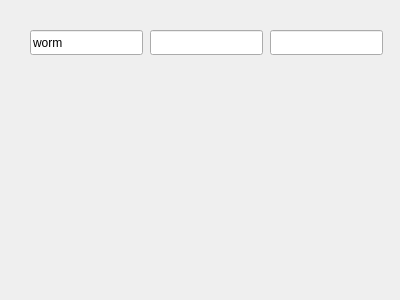
<?xml version="1.0" encoding="UTF-8"?>
<ui version="4.0">
 <class>encoderForm</class>
 <widget class="QWidget" name="encoderForm">
  <property name="geometry">
   <rect>
    <x>0</x>
    <y>0</y>
    <width>400</width>
    <height>300</height>
   </rect>
  </property>
  <property name="windowTitle">
   <string>Form</string>
  </property>
  <widget class="QLineEdit" name="lineEdit">
   <property name="geometry">
    <rect>
     <x>150</x>
     <y>30</y>
     <width>113</width>
     <height>25</height>
    </rect>
   </property>
  </widget>
  <widget class="QLineEdit" name="lineEdit_2">
   <property name="geometry">
    <rect>
     <x>270</x>
     <y>30</y>
     <width>113</width>
     <height>25</height>
    </rect>
   </property>
  </widget>
  <widget class="QLineEdit" name="lineEdit_3">
   <property name="geometry">
    <rect>
     <x>30</x>
     <y>30</y>
     <width>113</width>
     <height>25</height>
    </rect>
   </property>
   <property name="text">
    <string>worm</string>
   </property>
  </widget>
 </widget>
 <resources/>
 <connections/>
</ui>
